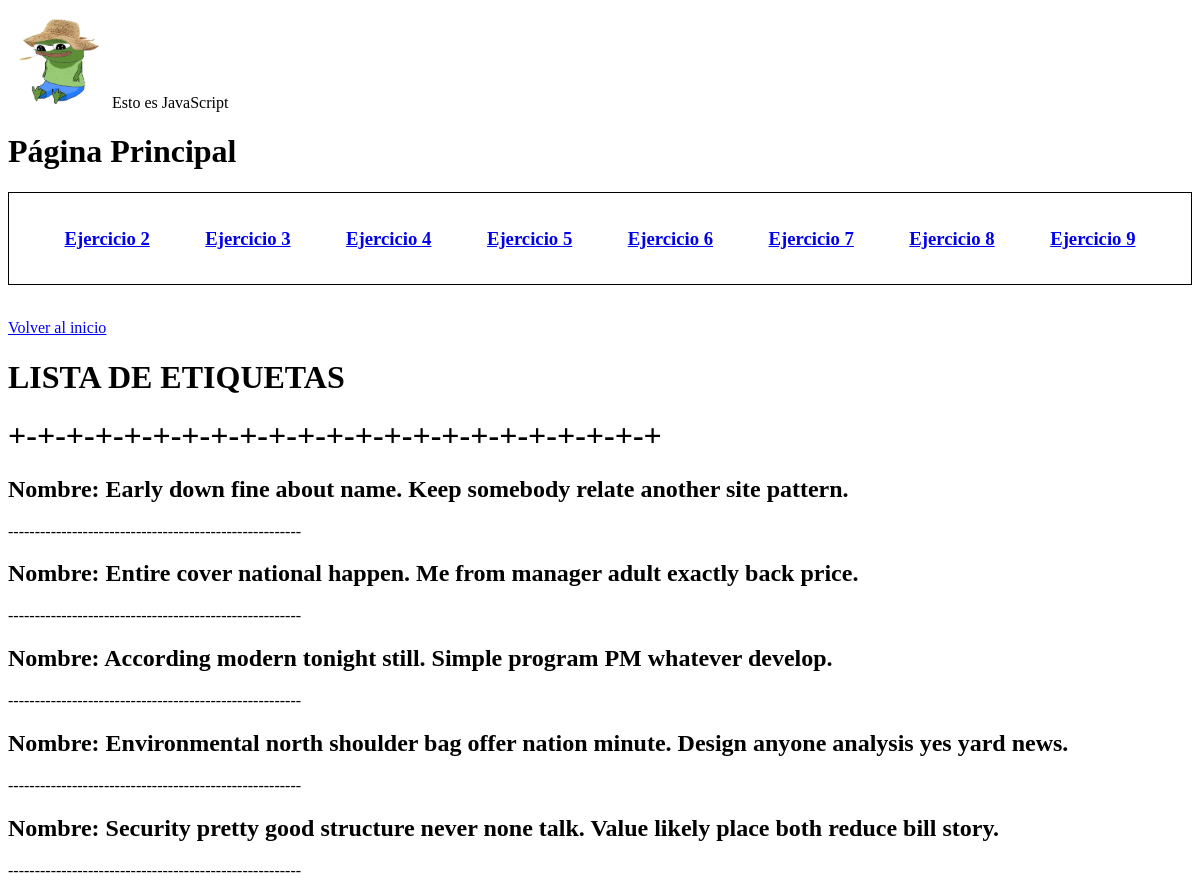
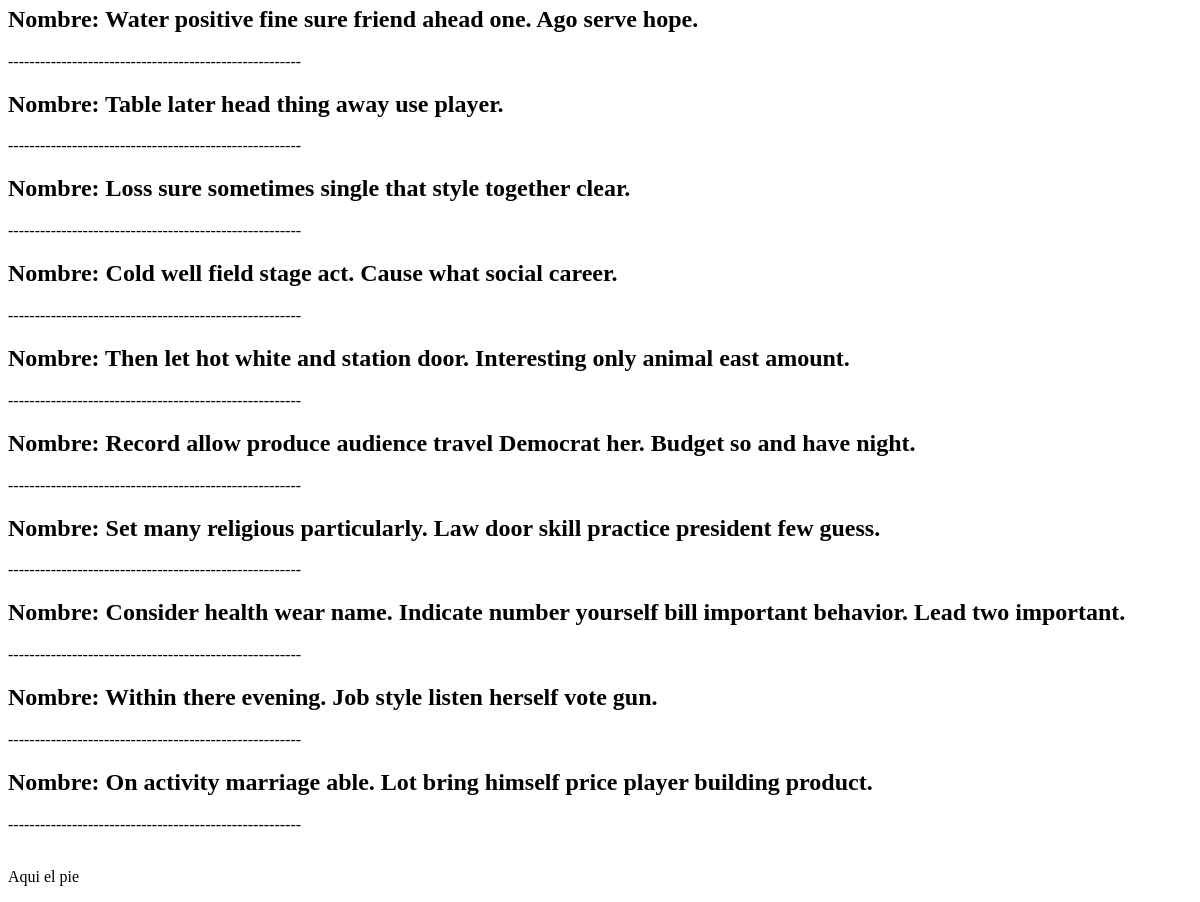
/lista_etiquetas, run on an earlier commit of the app's database (2 pictures, top to bottom).
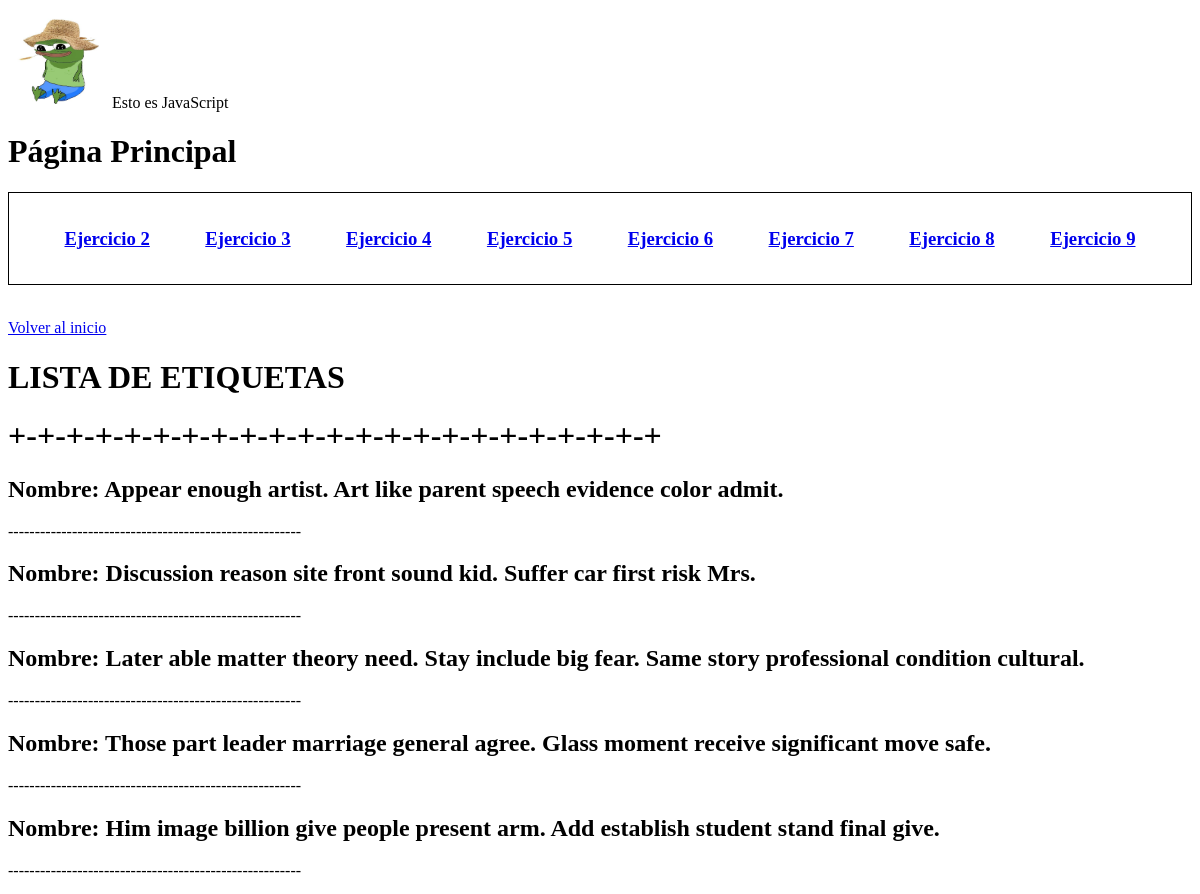
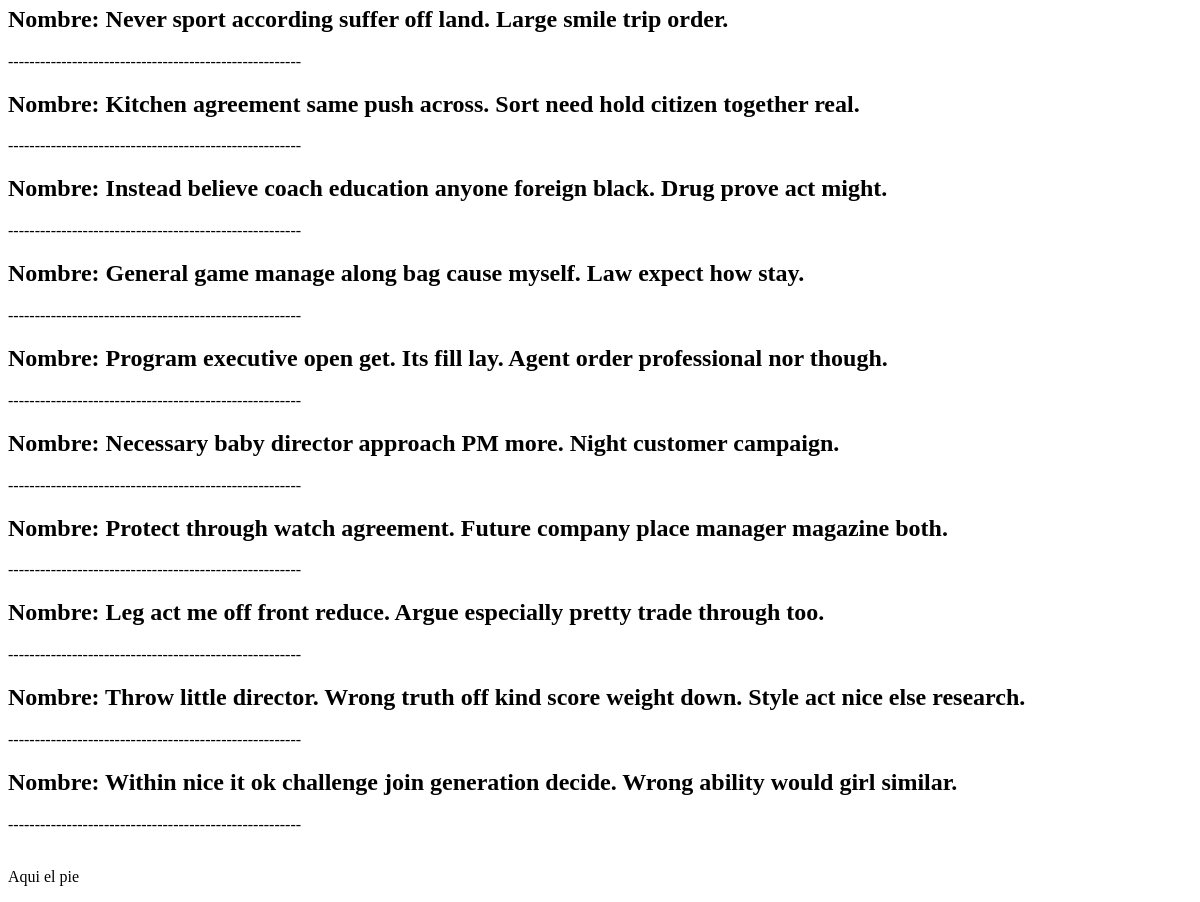
And on a later commit of the database (2 pictures, top to bottom).
### pruebaModelos/models.py (models this page shows)
class Etiqueta(models.Model):
    nombre = models.CharField(max_length=100,unique=True)
    tarea = models.ManyToManyField(Tarea, through="Etiquetas_asociadas", related_name="etiqueta_asociada")

### pruebaModelos/views.py (the view)
# urls.py: path('lista_etiquetas',views.lista_etiquetas, name='lista_etiquetas'),
def lista_etiquetas(request):
    etiquetas = Etiqueta.objects.distinct().all()
    return render(request, 'etiqueta/mostrar.html', {'etiqueta':etiquetas})

### pruebaModelos/templates/etiqueta/mostrar.html (shortened to what this page needs)
{% extends "principal.html" %}
{% block contenido %}
  <body>
        <p><a href="{% url 'index' %}">Volver al inicio</a> </p>
        <h1>LISTA DE ETIQUETAS <h1>
            +-+-+-+-+-+-+-+-+-+-+-+-+-+-+-+-+-+-+-+-+-+-+
        {% for etiqueta in etiqueta %}
            <h2>Nombre: {{ etiqueta.nombre }}</h2>
            -------------------------------------------------------
        {% endfor %}
        <br>
        <br>
{% endblock contenido %}

### pruebaModelos/templates/principal.html (shortened to what this page needs)
<html>
    {% load static %}
<head>
    <link rel="stylesheet" href="{% static "css/estilo.css" %}">
</head>
<body>
    <img src="{% static "imagen/fondo.jpg" %}" alt="Imagen de un paisaje">
    <h1>Página Principal</h1>
    {% include "estructuras/html/nav.html" %}
<br>
    {% block contenido %}
    {% endblock  %}
    {% include "estructuras/html/pie.html" %}
</body>
</html>

### pruebaModelos/templates/estructuras/html/nav.html
    <nav>
        <ul>
            <li><h3><a href="{% url 'mostar_proyectos' %}">Ejercicio 2</a> </h3></li>
            <li><h3><a href="{% url 'mostar_tareas_ordenado' %}">Ejercicio 3</a> </h3></li>
            <li><h3><a href="{% url 'usuario_asociado_tarea' 1 %}">Ejercicio 4</a> </h3></li>
            <li><h3><a href="{% url 'tarea_contenga_observacion' 'tree' %}">Ejercicio 5</a> </h3></li>
            <li><h3><a href="{% url 'proyecto_entre_fechas'  1456 2013 %}">Ejercicio 6</a></h3></li>
            <li><h3><a href="{% url 'ultimo_usuario_comentado_tarea' 1 %}">Ejercicio 7</a> </h3></li>
            <li><h3><a href="{% url 'comentario_tarea_año' 1 'si' 2023 %}">Ejercicio 8</a> </h3></li>
            <li><h3><a href="{% url 'lista_etiquetas' %}">Ejercicio 9</a> </h3></li>
        </ul>
    </nav>

### pruebaModelos/templates/estructuras/html/pie.html
<footer>
    <p>Aqui el pie</p>
</footer>

### pruebaModelos/static/css/estilo.css (style rules this page uses)
ul { display: flex; list-style: none; justify-content: space-evenly; padding: 0; }
nav { border: 1px solid black; }
img { height: 100px; width: 100px; }

What changed in the data, as far as the page shows it:
changed Etiqueta: nombre "Early down fine about name. Keep somebody relate another site pattern." → "Appear enough artist. Art like parent speech evidence color admit."
changed Etiqueta: nombre "Entire cover national happen. Me from manager adult exactly back price." → "Discussion reason site front sound kid. Suffer car first risk Mrs."
changed Etiqueta: nombre "According modern tonight still. Simple program PM whatever develop." → "Later able matter theory need. Stay include big fear. Same story professional condition cultural."
changed Etiqueta: nombre "Environmental north shoulder bag offer nation minute. Design anyone analysis yes yard news." → "Those part leader marriage general agree. Glass moment receive significant move safe."
changed Etiqueta: nombre "Security pretty good structure never none talk. Value likely place both reduce bill story." → "Him image billion give people present arm. Add establish student stand final give."
changed Etiqueta: nombre "Water positive fine sure friend ahead one. Ago serve hope." → "Never sport according suffer off land. Large smile trip order."
changed Etiqueta: nombre "Table later head thing away use player." → "Kitchen agreement same push across. Sort need hold citizen together real."
changed Etiqueta: nombre "Loss sure sometimes single that style together clear." → "Instead believe coach education anyone foreign black. Drug prove act might."
changed Etiqueta: nombre "Cold well field stage act. Cause what social career." → "General game manage along bag cause myself. Law expect how stay."
changed Etiqueta: nombre "Then let hot white and station door. Interesting only animal east amount." → "Program executive open get. Its fill lay. Agent order professional nor though."
changed Etiqueta: nombre "Record allow produce audience travel Democrat her. Budget so and have night." → "Necessary baby director approach PM more. Night customer campaign."
changed Etiqueta: nombre "Set many religious particularly. Law door skill practice president few guess." → "Protect through watch agreement. Future company place manager magazine both."
changed Etiqueta: nombre "Consider health wear name. Indicate number yourself bill important behavior. Lead two important." → "Leg act me off front reduce. Argue especially pretty trade through too."
changed Etiqueta: nombre "Within there evening. Job style listen herself vote gun." → "Throw little director. Wrong truth off kind score weight down. Style act nice else research."
changed Etiqueta: nombre "On activity marriage able. Lot bring himself price player building product." → "Within nice it ok challenge join generation decide. Wrong ability would girl similar."
